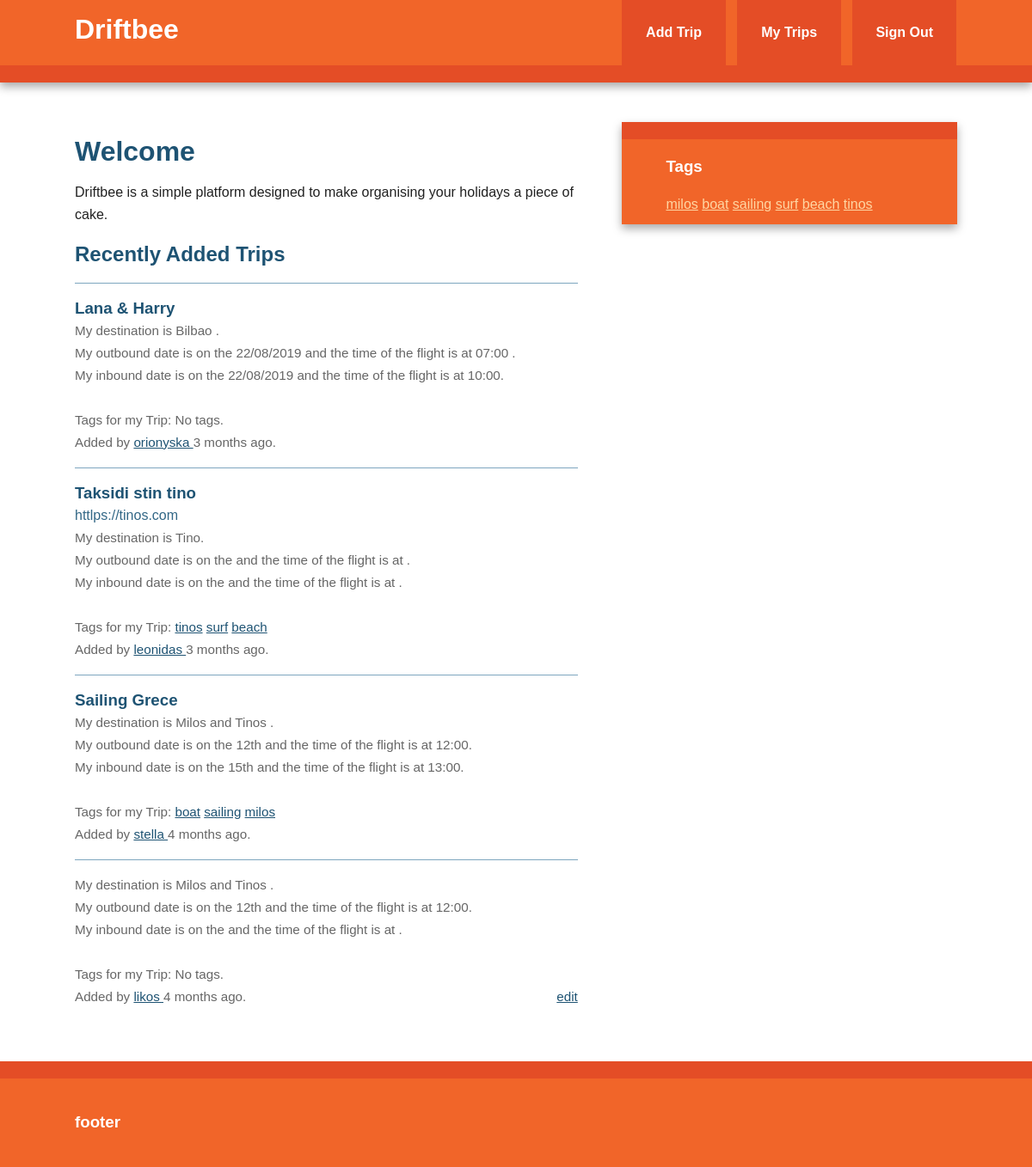
The app's page /index (signed in) with its own data.
### models.py (models this page shows, shortened)
class Bookmark(db.Model):
    id = db.Column(db.Integer, primary_key=True)
    url = db.Column(db.Text, nullable=False)
    date = db.Column(db.DateTime, default=datetime.utcnow)
    description = db.Column(db.String(300))
    destination = db.Column(db.String(300))
    outbound_date = db.Column(db.String(300))
    outbound_time = db.Column(db.String(300))
    inbound_date = db.Column(db.String(300))
    inbound_time = db.Column(db.String(300))
    user_id = db.Column(db.Integer, db.ForeignKey('user.id'), nullable=False)
    _tags = db.relationship('Tag', secondary=tags, backref=db.backref('bookmarks', lazy='dynamic'))
    @staticmethod
    def newest(num):
        return Bookmark.query.order_by(desc(Bookmark.date)).limit(num)
    @property
    def tags(self):
        return ",".join([t.name for t in self._tags])
    @tags.setter
    def tags(self, string):
        if string:
            self._tags = [Tag.get_or_create(name) for name in string.split(',')]

class User(db.Model, UserMixin):
    id = db.Column(db.Integer, primary_key=True)
    username = db.Column(db.String(80), unique=True)
    email = db.Column(db.String(120), unique=True)
    bookmarks = db.relationship('Bookmark', backref='user', lazy='dynamic')
    password_hash = db.Column(db.String)
    @property
    def password(self):
        raise AttributeError('password: write-only field')

class Tag(db.Model):
    id = db.Column(db.Integer, primary_key=True)
    name = db.Column(db.String(25), nullable=False, unique=True, index=True)
    @staticmethod
    def all():
        return Tag.query.all()
    def __repr__(self):
        return self.name

### views.py (the view)
@app.route('/')
@app.route('/index')
@login_required
def index():
    return render_template('index.html', new_bookmarks=Bookmark.newest(5))

### views.py (called while the page is built)
@login_manager.user_loader
def load_user(userid):
    return User.query.get(int(userid))

@app.context_processor
def inject_tags():
    return dict(all_tags=Tag.all)

### templates/index.html (shortened to what this page needs)
{% extends "base.html" %}
{% block content %}
    <article>
        <header>
            <h1>Welcome</h1>
            <p>Driftbee is a simple platform designed to make organising your holidays a piece of cake.</p>
        </header>
        <section>
            <h2>
                Recently Added Trips
            </h2>
            {% if new_bookmarks.count()>0 %}
                {% with bookmarks=new_bookmarks %}
                    {% include "bookmark_list.html" %}
                {% endwith %}
            {% else %}
                No bookmarks have been added yet.
            {% endif %}
        </section>
    </article>
{% endblock %}

### templates/base.html (shortened to what this page needs)
<!doctype html>
<html class="no-js" lang="">
    <head>
        {% block styles %}
            <link rel="stylesheet" href="{{ url_for('static', filename='css/normalize.min.css') }}">
            <link rel="stylesheet" href="{{ url_for('static', filename='css/main.css') }}">
        {% endblock %}
    </head>
    <body>
        <div class="header-container">
            <header class="wrapper clearfix">
                <a href="{{url_for('index')}}"><h1 class="title">Driftbee</h1></a>
                <nav>
                    <ul>
                        <li><a href="{{ url_for('add')}}">Add Trip</a></li>
                        {% if current_user.is_authenticated %}
                            <li><a href="{{ url_for('user', username=current_user.username) }}">My Trips</a></li>
                            <li><a href="{{ url_for('logout') }}">Sign Out</a></li>
                        {% else %}
                            <li><a href="{{ url_for('signup') }}">Sign Up</a></li>
                            <li><a href="{{ url_for('login') }}">Sign In</a></li>
                        {% endif %}
                    </ul>
                </nav>
            </header>
        </div>
        <div class="main-container">
            <div class="main wrapper clearfix">
                {% block content %}
                {% endblock %}
                {% block sidebar %}
                    <aside>
                        <h3>Tags</h3>
                        {% for t in all_tags() %}
                            <a href="{{ url_for('tag',name=t)}}">{{t}}</a>
                        {% endfor%}
                    </aside>
                {% endblock %}
            </div>
        </div>
        <div class="footer-container">
            <footer class="wrapper">
                <h3>footer</h3>
            </footer>
        </div>
    </body>
</html>

### templates/bookmark_list.html
<ul class="bookmarks">
    {% for bookmark in bookmarks %}
    <li>
        <a class="header" href="{{ bookmark.url }}">
            <h3 class="description">
                {{ bookmark.description|truncate(50,killwords=True) }}
            </h3>
            <span class="url">
                {{ bookmark.url|truncate(50,killwords=True) }}
            </span>
        </a>
        <div class="info">
             <span class="destination">
                My destination is
                 {{ bookmark.destination|truncate(50,killwords=True) }}.
             </span>
            <br>
            <span class="outbound">
                My outbound date is on the
                 {{ bookmark.outbound_date|truncate(50,killwords=True) }}
                and the time of the flight is at
                {{ bookmark.outbound_time|truncate(50,killwords=True) }}.
             </span>
            <br>
            <span class="inbound">
                My inbound date is on the
                 {{ bookmark.inbound_date|truncate(50,killwords=True) }}
                and the time of the flight is at
                {{ bookmark.inbound_time|truncate(50,killwords=True) }}.
             </span>
            <br>
            <br>
            <span class="tags">
                Tags for my Trip:
                {% if bookmark.tags %}
                    {% for t in bookmark._tags %}
                        <a href="{{ url_for('tag',name=t)}}">{{ t }}</a>
                       {% endfor %}
                    {% else %}No tags.
                {% endif %}
             </span>
            <br>
            Added by <a href="{{ url_for('user', username=bookmark.user.username) }}">
            {{ bookmark.user.username }}
        </a>
        {{ moment(bookmark.date).fromNow() }}.
        {% if current_user == bookmark.user %}
            <span class="editlinks">
                <a href="{{ url_for('edit_bookmark', bookmark_id=bookmark.id) }}">edit</a>
            </span>
        {% endif %}
        </div>
    </li>
    {% endfor %}
</ul>

### static/css/main.css (style rules this page uses)
html { color: #222; font-size: 1em; line-height: 1.4; }
body { font: 16px/26px Helvetica, Helvetica Neue, Arial; }
.wrapper { width: 90%; margin: 0 5%; }
.header-container { border-bottom: 20px solid #e44d26; }
.footer-container, .main aside { border-top: 20px solid #e44d26; }
.header-container, .footer-container, .main aside { background: #f16529; }
.title { color: white; }
nav ul { margin: 0; padding: 0; list-style-type: none; }
nav a { display: block; margin-bottom: 10px; padding: 15px 0; text-align: center; text-decoration: none; font-weight: bold; color: white; background: #e44d26; }
.main { padding: 30px 0; }
.main article h1 { font-size: 2em; }
.main aside { color: white; padding: 0px 5% 10px; }
.footer-container footer { color: white; padding: 20px 0; }
a, a:visited { color: #1E5373; }
ul.bookmarks { list-style: none none; padding-left: 0; }
ul.bookmarks li { padding-bottom: .5em; border-top: 1px solid #7EA6BF; padding: 1em 0; }
a.header { color: #326786; text-decoration: none; display: block; }
a.header h3 { margin: 0 0 ; }
div.info { font-size: .95em; color:#666666; }
span.editlinks { float: right; }
aside a { color: #FFD6A3; }
h1, h2, h3, h4, h5, h6 { color: #1E5373; }
.main aside h3, footer h3, footer a, footer a:visited { color:white ; }
@media only screen and (min-width: 480px) { nav a { float: left; width: 27%; margin: 0 1.7%; padding: 25px 2%; margin-bottom: 0; } }
@media only screen and (min-width: 480px) { nav li:first-child a { margin-left: 0; } }
@media only screen and (min-width: 480px) { nav li:last-child a { margin-right: 0; } }
@media only screen and (min-width: 480px) { nav ul li { display: inline; } }
@media only screen and (min-width: 768px) { .header-container, .main aside { -webkit-box-shadow: 0 5px 10px #aaa; -moz-box-shadow: 0 5px 10px #aaa; box-shadow: 0 5px 10px #aaa; } }
@media only screen and (min-width: 768px) { .title { float: left; } }
@media only screen and (min-width: 768px) { nav { float: right; width: 38%; } }
@media only screen and (min-width: 768px) { .main article { float: left; width: 57%; } }
@media only screen and (min-width: 768px) { .main aside { float: right; width: 28%; } }
@media only screen and (min-width: 1140px) { .wrapper { width: 1026px; margin: 0 auto; } }
.clearfix:before, .clearfix:after { content: " "; display: table; }
.clearfix:after { clear: both; }
.clearfix { *zoom: 1; }

### records on screen
Bookmark: description "Lana & Harry", destination "Bilbao", outbound_date "22/08/2019", outbound_time "07:00", inbound_date "22/08/2019", inbound_time "10:00", shows "No tags.", user.username "orionyska", date "3 months ago"
Bookmark: description "Taksidi stin tino", url "httlps://tinos.com", destination "Tino", user.username "leonidas", date "3 months ago"
Tag: name "tinos"
Tag: name "surf"
Tag: name "beach"
Bookmark: description "Sailing Grece", destination "Milos and Tinos", outbound_date "12th", outbound_time "12:00", inbound_date "15th", inbound_time "13:00", user.username "stella", date "4 months ago"
Tag: name "boat"
Tag: name "sailing"
Tag: name "milos"
Bookmark: destination "Milos and Tinos", outbound_date "12th", outbound_time "12:00", shows "No tags.", user.username "likos", date "4 months ago"
